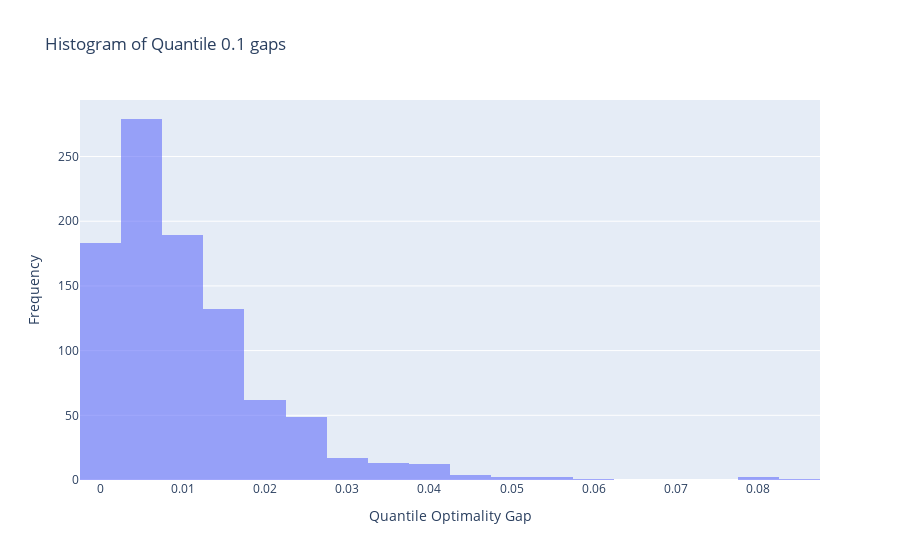
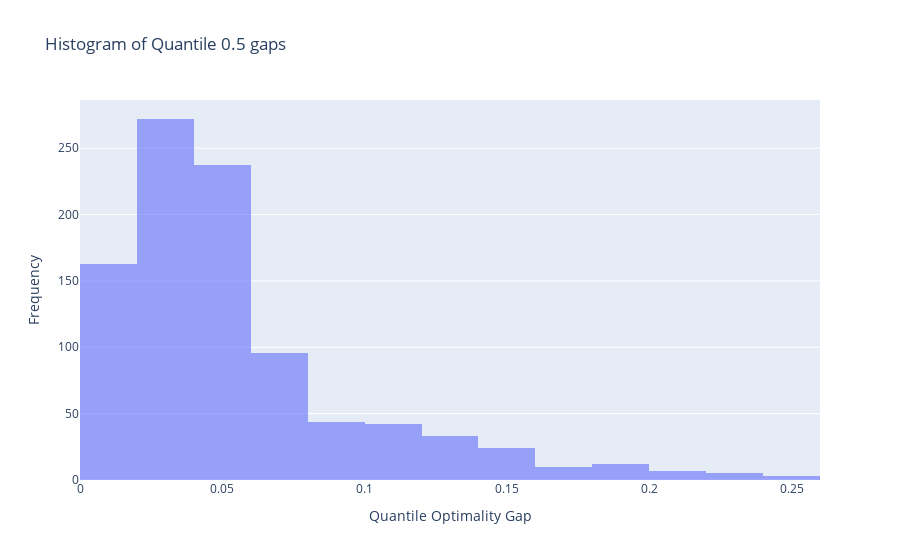
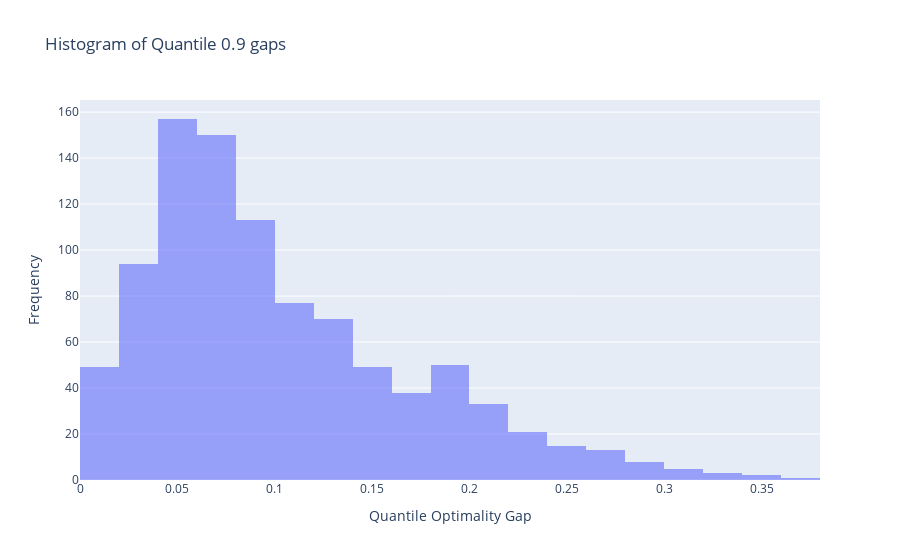

The code cell stored with these charts, in order, in its notebook:
### Code cell
plot_quantile_optimality_gap_hist(nash_policies_opt_gaps_per_sim, opt_vals, q=0.1)
plot_quantile_optimality_gap_hist(nash_policies_opt_gaps_per_sim, opt_vals, q=0.5)
plot_quantile_optimality_gap_hist(nash_policies_opt_gaps_per_sim, opt_vals, q=0.9)

### Figure 1 — Plotly figure (JSON) as saved in the notebook; plotly's stock layout.template omitted (floating-point values rounded to 4 significant figures; data arrays with more than 128 entries replaced by an {"elided": "..."} marker saying what was removed)
{"data": [{"alignmentgroup": "True", "bingroup": "x", "hovertemplate": "qauntile_0.1_optimality_gap=%{x}<br>count=%{y}<extra></extra>", "legendgroup": "", "marker": {"color": "#636efa", "pattern": {"shape": ""}}, "name": "", "nbinsx": 20, "offsetgroup": "", "opacity": 0.6, "orientation": "v", "showlegend": false, "type": "histogram", "x": {"elided": "948 float values"}, "xaxis": "x", "yaxis": "y"}], "layout": {"autosize": true, "barmode": "overlay", "legend": {"tracegroupgap": 0}, "title": {"text": "Histogram of Quantile 0.1 gaps"}, "xaxis": {"anchor": "y", "autorange": true, "domain": [0, 1], "range": [-0.0025, 0.0875], "title": {"text": "Quantile Optimality Gap"}, "type": "linear"}, "yaxis": {"anchor": "x", "autorange": true, "domain": [0, 1], "range": [0, 293.7], "title": {"text": "Frequency"}}}}

### Figure 2 — Plotly figure (JSON) as saved in the notebook; plotly's stock layout.template omitted (floating-point values rounded to 4 significant figures; data arrays with more than 128 entries replaced by an {"elided": "..."} marker saying what was removed)
{"data": [{"alignmentgroup": "True", "bingroup": "x", "hovertemplate": "qauntile_0.5_optimality_gap=%{x}<br>count=%{y}<extra></extra>", "legendgroup": "", "marker": {"color": "#636efa", "pattern": {"shape": ""}}, "name": "", "nbinsx": 20, "offsetgroup": "", "opacity": 0.6, "orientation": "v", "showlegend": false, "type": "histogram", "x": {"elided": "948 float values"}, "xaxis": "x", "yaxis": "y"}], "layout": {"autosize": true, "barmode": "overlay", "legend": {"tracegroupgap": 0}, "title": {"text": "Histogram of Quantile 0.5 gaps"}, "xaxis": {"anchor": "y", "autorange": true, "domain": [0, 1], "range": [1.908e-17, 0.26], "title": {"text": "Quantile Optimality Gap"}, "type": "linear"}, "yaxis": {"anchor": "x", "autorange": true, "domain": [0, 1], "range": [0, 286.3], "title": {"text": "Frequency"}}}}

### Figure 3 — Plotly figure (JSON) as saved in the notebook; plotly's stock layout.template omitted (floating-point values rounded to 4 significant figures; data arrays with more than 128 entries replaced by an {"elided": "..."} marker saying what was removed)
{"data": [{"alignmentgroup": "True", "bingroup": "x", "hovertemplate": "qauntile_0.9_optimality_gap=%{x}<br>count=%{y}<extra></extra>", "legendgroup": "", "marker": {"color": "#636efa", "pattern": {"shape": ""}}, "name": "", "nbinsx": 20, "offsetgroup": "", "opacity": 0.6, "orientation": "v", "showlegend": false, "type": "histogram", "x": {"elided": "948 float values"}, "xaxis": "x", "yaxis": "y"}], "layout": {"autosize": true, "barmode": "overlay", "legend": {"tracegroupgap": 0}, "title": {"text": "Histogram of Quantile 0.9 gaps"}, "xaxis": {"anchor": "y", "autorange": true, "domain": [0, 1], "range": [1.908e-17, 0.38], "title": {"text": "Quantile Optimality Gap"}, "type": "linear"}, "yaxis": {"anchor": "x", "autorange": true, "domain": [0, 1], "range": [0, 165.3], "title": {"text": "Frequency"}}}}
